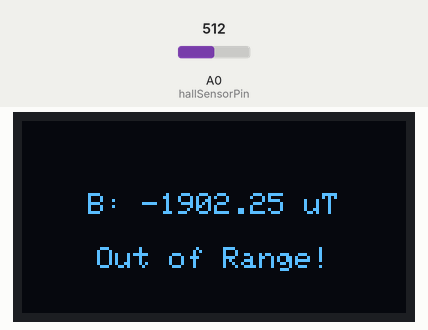
Bench run of a sketch on a simulated Arduino Nano, built with avr-gcc and run on an emulated ATmega328P. Shown: 128×64 one-colour display. The test bench sets the inputs (shaded band); at power-on: A0 (hallSensorPin) = 512. The display library's start-up logo is not drawn.

Above: at 3.2 s.
3.3 s: A0 (hallSensorPin) set to 716
At 4.7 s:
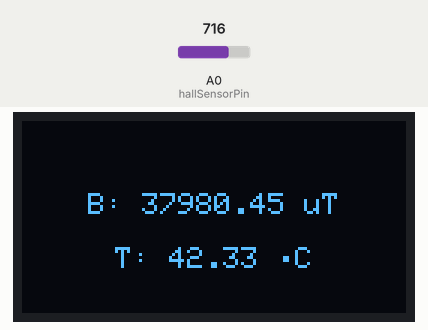
6.0 s: A0 (hallSensorPin) set to 900
At 7.3 s:
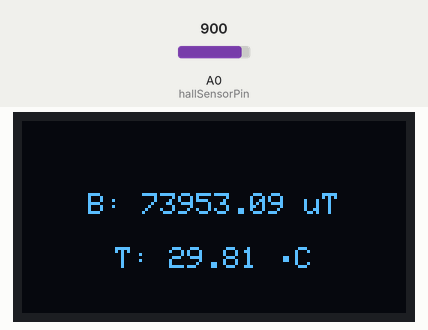
8.7 s: A0 (hallSensorPin) set to 590
At 11.4 s:
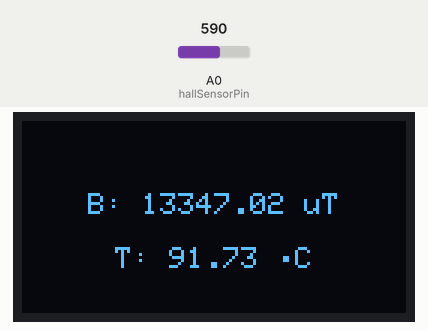
11.7 s: A0 (hallSensorPin) set to 563
At 12.8 s:
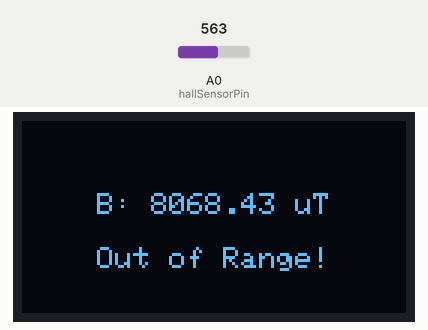
14.4 s: A0 (hallSensorPin) set to 511
At 16.8 s:
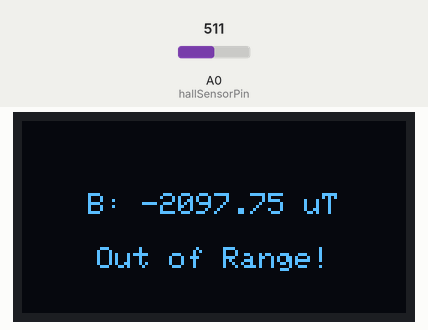
Timing chart, 0 to 18.3 s (numbered marks = the images above; inputs shaded):
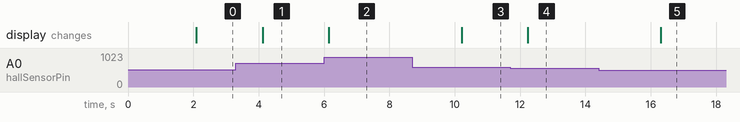

The sketch:

magneto-thermometer-nano.ino
```cpp
#include <Wire.h>
#include <Adafruit_GFX.h>
#include <Adafruit_SSD1306.h>

const int hallSensorPin = A0;

const float sensitivity = 0.0025; // Sensitivity of Sensor in V/G
const float offsetVoltage = 2.55; // Offset Voltage of Sensor
const float voltageConversionFactor = 5.0 / 1023.0;
const float microTeslaConversionFactor = 100.0;
const float yIntercept = 59086.0; // Derived from Linear Regression
const float gradient = 498.65; // Derived from Linear Regression

#define SCREEN_WIDTH 128
#define SCREEN_HEIGHT 64
#define OLED_RESET    -1
Adafruit_SSD1306 display(SCREEN_WIDTH, SCREEN_HEIGHT, &Wire, OLED_RESET);

void setup() {
    pinMode(hallSensorPin, INPUT);
    Serial.begin(9600);

    if (!display.begin(SSD1306_SWITCHCAPVCC, 0x3C)) {
        Serial.println(F("SSD1306 allocation failed"));
        while (true);
    }
    display.display();
    delay(2000); // Startup Delay
    display.clearDisplay();
}

void loop() {
    float analogValue = analogRead(hallSensorPin);
    float voltage = analogValue * voltageConversionFactor;

    float magneticFieldGauss = (voltage - offsetVoltage) / sensitivity;
    float magneticFieldMicroTesla = magneticFieldGauss * microTeslaConversionFactor;

    float temperature = calculateTemperature(magneticFieldMicroTesla);

    display.clearDisplay();
    display.setTextSize(1);
    display.setTextColor(SSD1306_WHITE);

    // Display Magnetic Field Value
    displayCenteredText("B: " + String(magneticFieldMicroTesla, 2) + " uT", SCREEN_HEIGHT / 2 - 8);

    // Display Temperature Value
    if (temperature >= 0 && temperature <= 95) {
        displayCenteredText("T: " + String(temperature, 2) + " " + (char)248 + "C", SCREEN_HEIGHT / 2 + 10);
    } else {
        displayCenteredText("Out of Range!", SCREEN_HEIGHT / 2 + 10);
    }

    display.display();
    delay(2000);
}

// Convert Magnetic Field to Temperature
float calculateTemperature(float magneticFieldMicroTesla) {
    return abs(yIntercept - magneticFieldMicroTesla) / gradient;
}

// Display Text on The Center
void displayCenteredText(String text, int16_t y) {
    int16_t x1, y1;
    uint16_t width, height;
    display.getTextBounds(text, 0, 0, &x1, &y1, &width, &height);
    display.setCursor((SCREEN_WIDTH - width) / 2, y);
    display.print(text);
}
```

Measured:
- the behaviour switches between 582 and 581 on A0 (hallSensorPin) (found by bisection; images 3 and 4)
- after the input at 3.3 s, the display: changes after 0.82 s (image 1)
- after the input at 6.0 s, the display: changes after 0.15 s (image 2)
- after the input at 8.7 s, the display: changes after 1.5 s (image 3)
- after the input at 11.7 s, the display: changes after 0.54 s (image 4)
- after the input at 14.4 s, the display: changes after 1.9 s (image 5)
